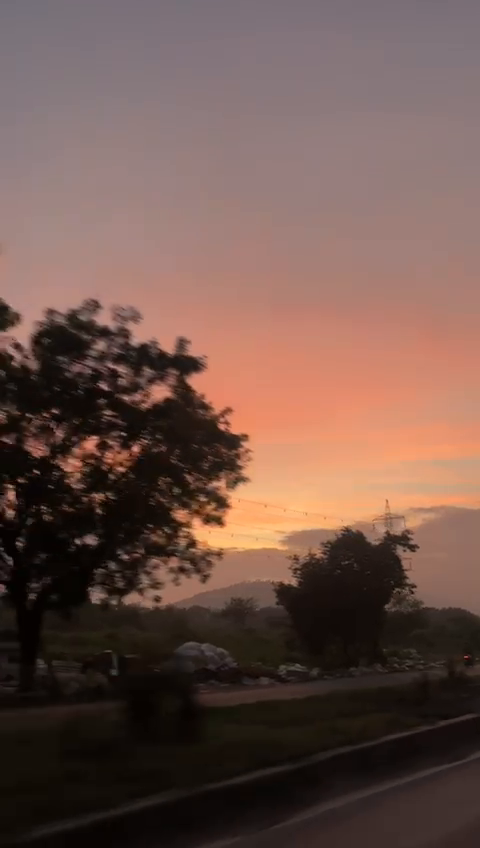
#> input picture frame 39 of Open CV/Display Videos/vid.mp4, 480 x 848 px
$ python disp2.py
#> lines starting #> are read from the running program, lines starting #| are printed output that depends on the picture; pictures that were not available may be replaced by others from this repository, and a replacement may not be noted
import cv2
vid=cv2.VideoCapture(r"C:\Users\HP\OneDrive\Desktop\daad\Practice\Open CV\Display Videos\vid.mp4")
vid1=cv2.VideoCapture(r"C:\Users\HP\OneDrive\Desktop\daad\Practice\Open CV\Display Videos\vid1.mp4")

while True:
    ret,frame=vid.read()
#> frame is the input picture: shape (848, 480, 3); mean B, G, R 75, 83.2, 109.4
    ret1,frame1=vid1.read()
    if not ret or not ret1:
        break
    frame=cv2.resize(frame,(500,400))
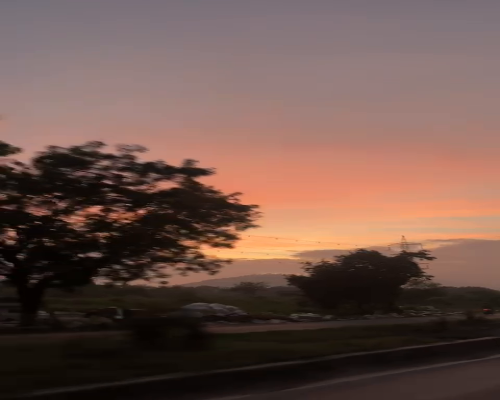
#> frame: shape (400, 500, 3); mean B, G, R 74.9, 83.2, 109.4
    frame1=cv2.resize(frame1,(500,400))
    combined1=cv2.hconcat([frame,frame1])
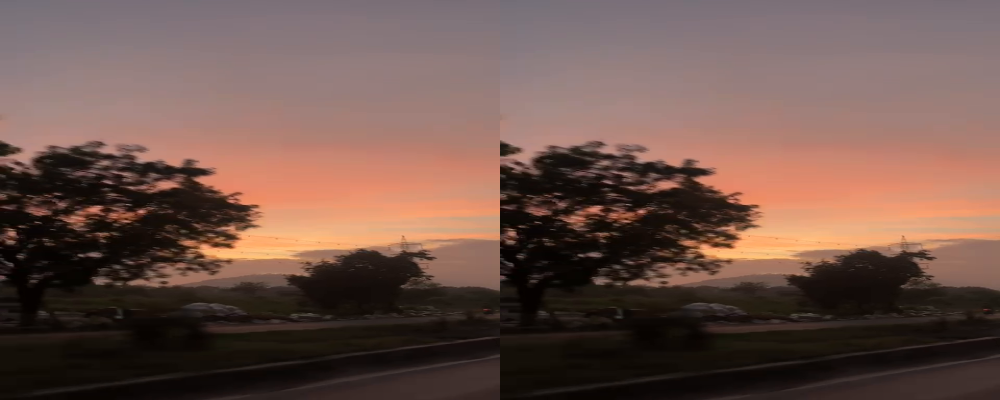
#> combined1: shape (400, 1000, 3); mean B, G, R 74.9, 83.2, 109.4
    cv2.imshow("Video Frame",combined1)
    if cv2.waitKey(25) & 0xFF==ord('q'):
#> (key q is pressed here)
        break

vid.release()
vid1.release()
cv2.destroyAllWindows()

$ run again, starting later in the video
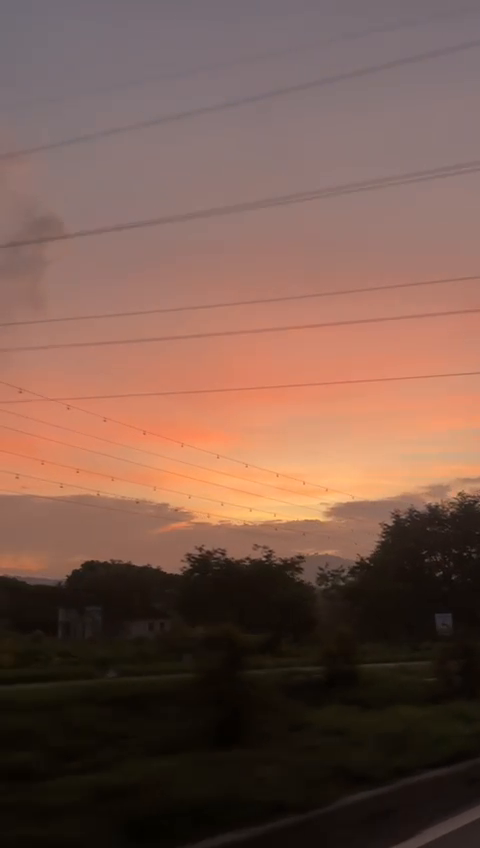
#> input picture frame 177 of Open CV/Display Videos/vid.mp4, 480 x 848 px
#> frame is the input picture: shape (848, 480, 3); mean B, G, R 75.4, 87.4, 118.4
#> `frame=cv2.resize(frame,(500,400))`:
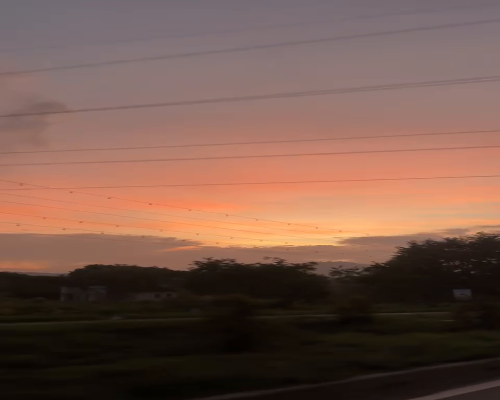
#> frame: shape (400, 500, 3); mean B, G, R 75.4, 87.4, 118.3
#> `combined1=cv2.hconcat([frame,frame1])`:
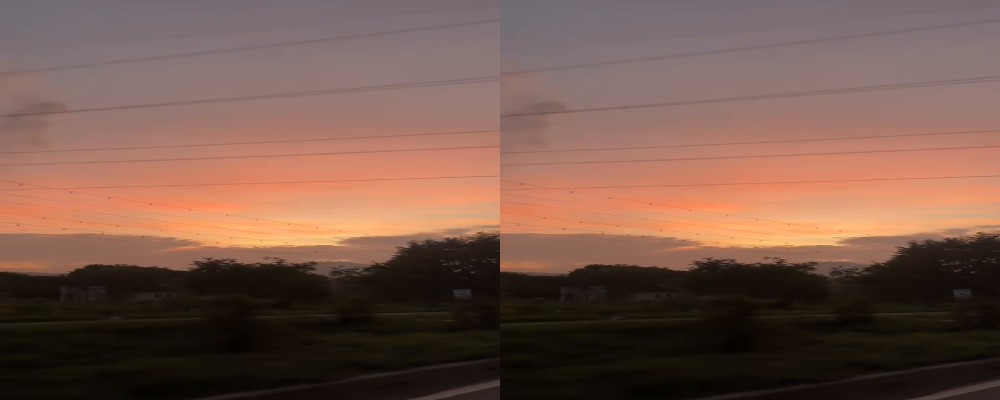
#> combined1: shape (400, 1000, 3); mean B, G, R 75.4, 87.4, 118.3
